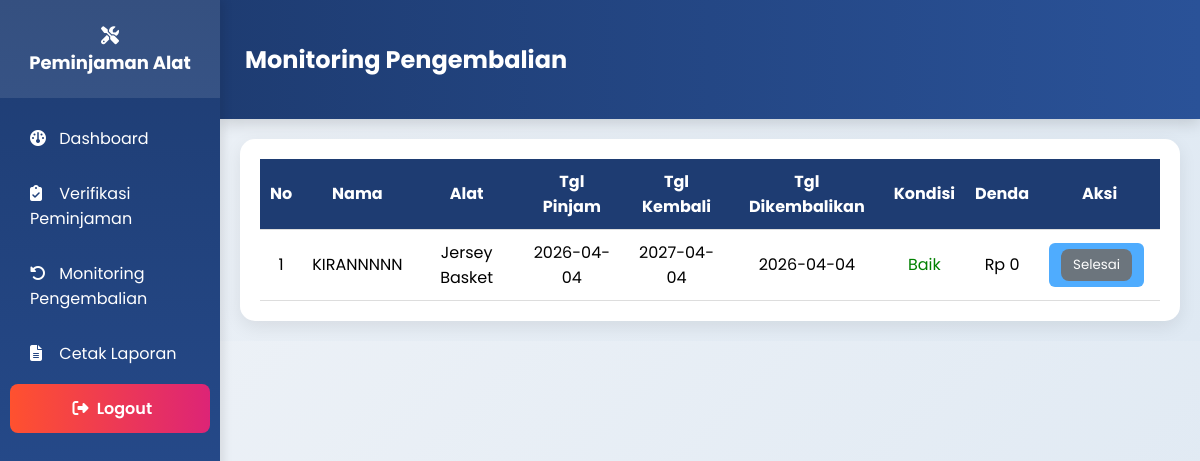
/views/petugas/pengembalian.php (signed in), run on the app's committed database.
### tables this page shows
CREATE TABLE `pengembalian` (
  `id_pengembalian` int NOT NULL,
  `id_peminjaman` int DEFAULT NULL,
  `tgl_dikembalikan` date DEFAULT NULL,
  `kondisi_kembali` enum('baik','rusak','hilang') DEFAULT NULL,
  `denda` int DEFAULT '0'
);

CREATE TABLE `users` (
  `id_user` int NOT NULL,
  `nama` varchar(100) NOT NULL,
  `email` varchar(100) NOT NULL,
  `no_tlp` varchar(15) DEFAULT NULL,
  `password` varchar(255) NOT NULL,
  `role` enum('admin','petugas','peminjam','') NOT NULL
);

CREATE TABLE `alat` (
  `id_alat` int NOT NULL,
  `nama_alat` varchar(100) DEFAULT NULL,
  `id_kategori` int DEFAULT NULL,
  `stok` int DEFAULT NULL,
  `kondisi` enum('baik','rusak') DEFAULT NULL,
  `status` enum('tersedia','dipinjam','tidak tersedia') DEFAULT 'tersedia'
);

CREATE TABLE `peminjaman` (
  `id_peminjaman` int NOT NULL,
  `id_user` int DEFAULT NULL,
  `id_alat` int DEFAULT NULL,
  `tgl_pinjam` date DEFAULT NULL,
  `tgl_kembali` date DEFAULT NULL,
  `tgl_persetujuan` date DEFAULT NULL,
  `status` enum('menunggu','disetujui','ditolak','dipinjam','dikembalikan','arsip') DEFAULT 'menunggu'
);

### models/m_koneksi.php (called while the page is built, shortened)
<?php
class m_koneksi{
    private $host = "localhost",
        $username = "root",
        $pass = "",
        $db = "ukk_1_muhamadfareski";
    function __construct() {
        $this->koneksi = mysqli_connect($this->host, $this->username, $this->pass, $this->db);
    }
}
?>

### controllers/c_pengembalian_petugas.php (called while the page is built, shortened)
<?php
include_once __DIR__ . '/../models/m_pengembalian_petugas.php';
class c_pengembalian_petugas {
    private $model;
    function __construct(){
        $this->model = new m_pengembalian_petugas();
    }
    public function index(){
        return $this->model->get_pengembalian();
    }
}
?>

### models/m_pengembalian_petugas.php (called while the page is built, shortened)
<?php
include_once 'm_koneksi.php';
class m_pengembalian_petugas extends m_koneksi {
    public function get_pengembalian(){
        $query = "SELECT
                    p.id_peminjaman,
                    u.nama,
                    a.nama_alat,
                    p.tgl_pinjam,
                    p.tgl_kembali,
                    pg.tgl_dikembalikan,
                    pg.kondisi_kembali,
                    pg.denda
                  FROM pengembalian pg
                  JOIN peminjaman p ON pg.id_peminjaman = p.id_peminjaman
                  JOIN alat a ON p.id_alat = a.id_alat
                  JOIN users u ON p.id_user = u.id_user
                  ORDER BY pg.id_pengembalian DESC";
        $result = mysqli_query($this->koneksi, $query);
        $data = [];
        while($row = mysqli_fetch_assoc($result)){
            $data[] = $row;
        }
        return $data;
    }
}
?>

### views/petugas/pengembalian.php (the view, shortened to what this page needs)
<?php
include_once __DIR__ . '/../../controllers/c_pengembalian_petugas.php';
$controller = new c_pengembalian_petugas();
$data = $controller->index();
?>
<?php include __DIR__ . '/../layouts/header.php'; ?>
<?php include __DIR__ . '/../layouts/sidebar.php'; ?>
<div class="header">
    <h2>Monitoring Pengembalian</h2>
</div>
<div class="container">
<div class="table-wrapper">
<table>
<thead>
<tr>
    <th>No</th>
    <th>Nama</th>
    <th>Alat</th>
    <th>Tgl Pinjam</th>
    <th>Tgl Kembali</th>
    <th>Tgl Dikembalikan</th>
    <th>Kondisi</th>
    <th>Denda</th>
    <th>Aksi</th>
</tr>
</thead>
<tbody>
<?php $no=1; foreach($data as $d): ?>
<tr>
    <td><?= $no++ ?></td>
    <td><?= $d['nama'] ?></td>
    <td><?= $d['nama_alat'] ?></td>
    <td><?= $d['tgl_pinjam'] ?></td>
    <td><?= $d['tgl_kembali'] ?></td>
    <td><?= $d['tgl_dikembalikan'] ?></td>
    <td>
        <?php
        if($d['kondisi_kembali'] == 'baik'){
            echo "<span style='color:green;'>Baik</span>";
        }else{
            echo "<span style='color:red;'>Rusak</span>";
        }
        ?>
    </td>
    <td>
        Rp <?= number_format($d['denda'],0,',','.') ?>
    </td>
    <td>
        <a href="../../controllers/c_pengembalian_petugas.php?hapus=<?= $d['id_peminjaman'] ?>"
           onclick="return confirm('Hapus data ini?')">
            <button style="background:#6c757d;">Selesai</button>
        </a>
    </td>
</tr>
<?php endforeach; ?>
</tbody>
</table>
</div>
</div>

### views/layouts/header.php (style rules this page uses)
* { box-sizing:border-box; font-family:'Poppins', sans-serif; }
body { margin:0; background:linear-gradient(135deg,#eef2f7,#dfe9f3); }
.header { background:linear-gradient(90deg,#1e3c72,#2a5298); color:white; padding:22px 25px; margin-left:220px; display:flex; align-items:center; justify-content:space-between; box-shadow:0 4px 15px rgba(0,0,0,.15); }
.table-wrapper { background:white; padding:20px; border-radius:14px; box-shadow:0 6px 18px rgba(0,0,0,0.08); overflow-x:auto; }
table { width:100%; border-collapse:collapse; }
th,td { padding:12px; text-align:center; }
th { background:#1e3c72; color:white; }
.card, .table-wrapper { animation:fadeIn .5s ease-in-out; }
.container { margin-left:220px; padding:25px; transition:.3s; }
td a { display:inline-block; padding:6px 12px; border-radius:6px; font-size:14px; font-weight:500; text-decoration:none; margin-right:6px; }
td a:not(.hapus) { background:#4facfe; color:white; }

### views/petugas/pengembalian.php (style rules this page uses)
.container { padding:20px; }
.table-wrapper { background:#fff;padding:20px;border-radius:15px; }
table { width:100%;border-collapse:collapse; }
th,td { padding:10px;text-align:center;border-bottom:1px solid #ddd; }
th { background:#1e3c72;color:white; }
button { padding:6px 12px;border:none;border-radius:8px;color:white; }

### data on the page
pengembalian: users.nama "KIRANNNNN", alat.nama_alat "Jersey Basket", id_peminjaman.tgl_pinjam "2026-04-04", id_peminjaman.tgl_kembali "2027-04-04", tgl_dikembalikan "2026-04-04", kondisi_kembali "Baik", denda "0"
